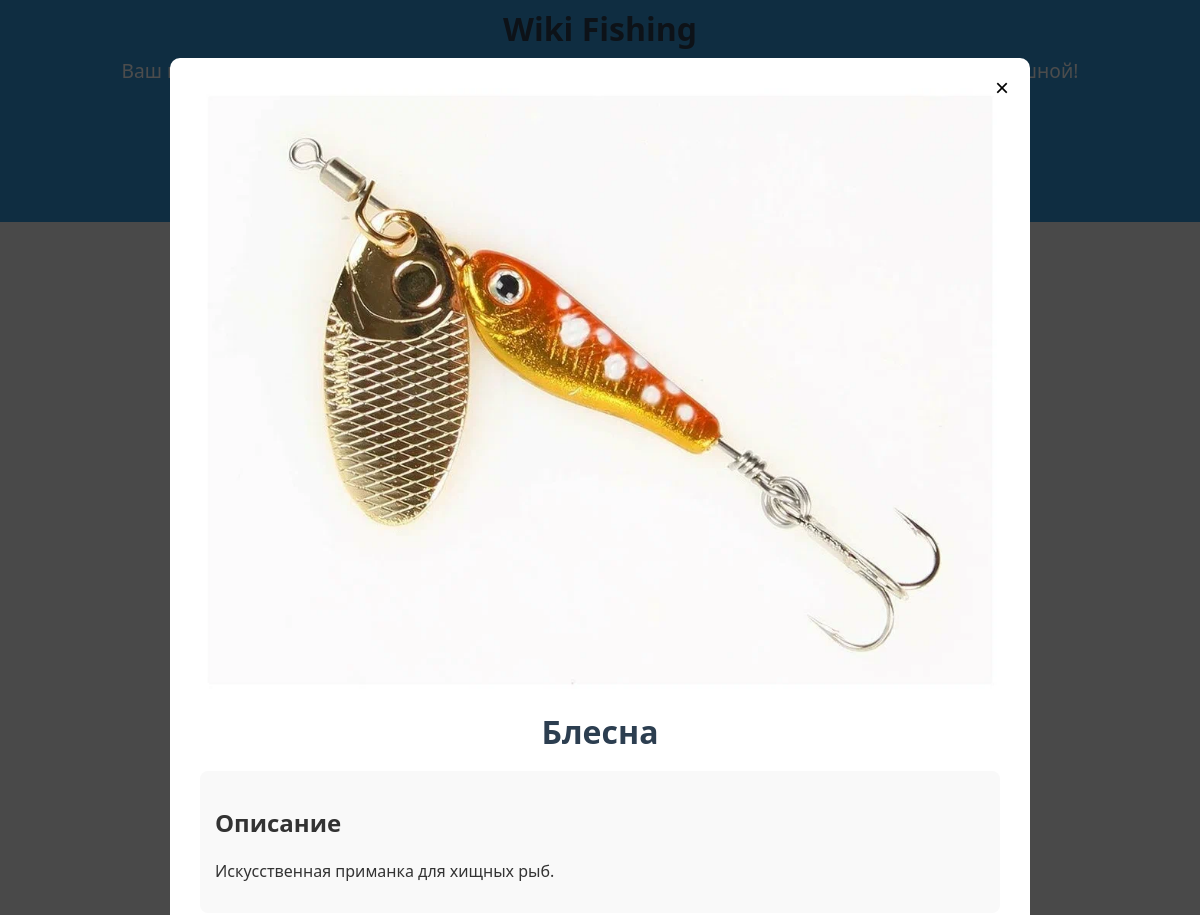
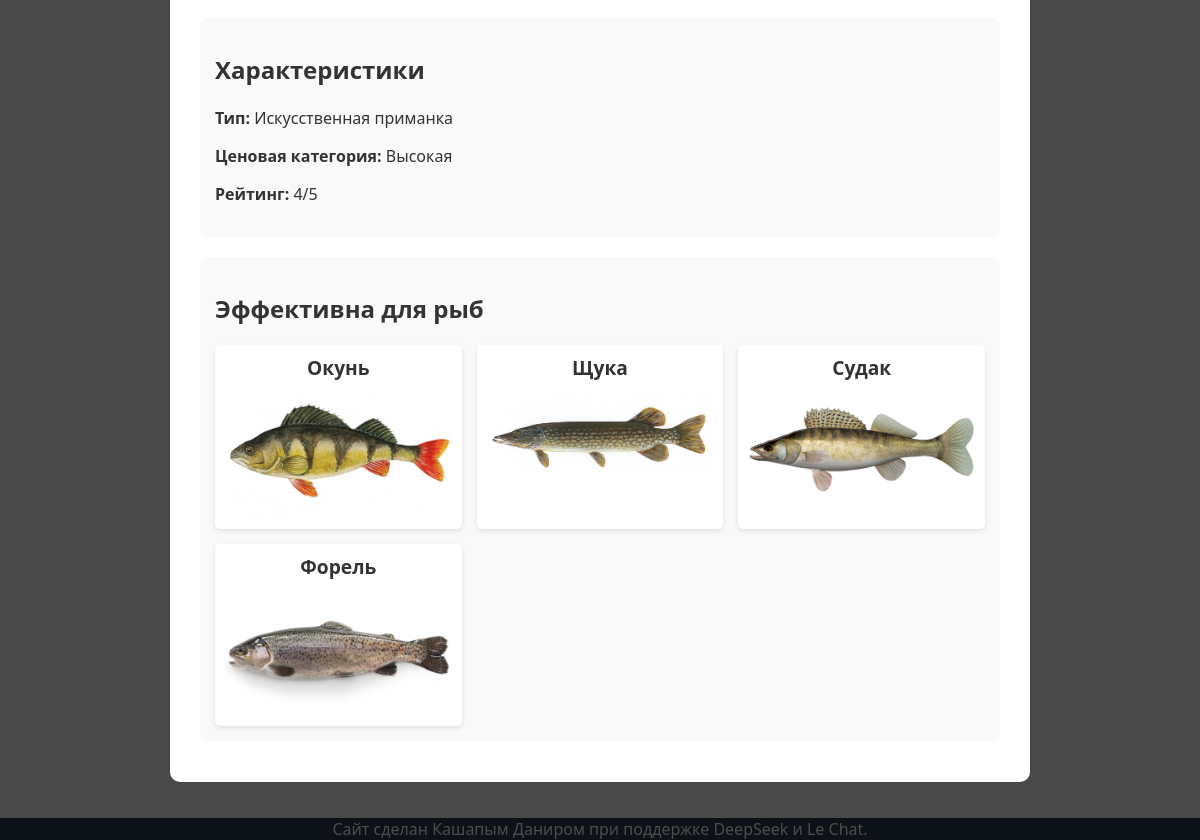
The page /baits/124/ on the database its author committed (2 pictures, top to bottom).
### fish_app/models.py (models this page shows, shortened)
class Bait(models.Model):
    BAIT_TYPE_CHOICES = [
        ('bait', 'Наживка'),
        ('feed', 'Прикормка'),
        ('lure', 'Искусственная приманка'),
    ]
    PRICE_CATEGORY_CHOICES = [
        ('low', 'Низкая'),
        ('medium', 'Средняя'),
        ('high', 'Высокая'),
    ]
    TARGET_FISH_CHOICES = [
        ('universal', 'Универсальная'),
        ('predator', 'Для хищников'),
        ('peaceful', 'Для мирных рыб'),
    ]
    name = models.CharField(max_length=50, verbose_name="Название")
    type = models.CharField(
        max_length=10,
        choices=BAIT_TYPE_CHOICES,
        verbose_name="Тип приманки",
    )
    description = models.TextField(verbose_name="Описание", blank=True)
    image = models.ImageField(
        upload_to='baits/',
        verbose_name="Изображение",
        blank=True,
        null=True
    )
    target_fish = models.CharField(
        max_length=10,
        choices=TARGET_FISH_CHOICES,
        verbose_name="Целевая рыба",
        default='universal',
    )
    price_category = models.CharField(
        max_length=10,
        choices=PRICE_CATEGORY_CHOICES,
        verbose_name="Категория цены",
        default='medium',
    )
    rating = models.PositiveSmallIntegerField(
        verbose_name="Рейтинг (1-5)",
        null=True,
        blank=True,
        validators=[MinValueValidator(1), MaxValueValidator(5)],
    )
    class Meta:
        verbose_name = "Приманка"
        verbose_name_plural = "Приманки"
        ordering = ['type', 'name']

class FishBaitRelation(models.Model):
    fish = models.ForeignKey(
        Fish,
        on_delete=models.CASCADE,
        related_name='baits'  # Это важно!
    )
    bait = models.ForeignKey(
        'Bait',
        on_delete=models.CASCADE,
        verbose_name="Приманка"
    )
    efficiency = models.PositiveSmallIntegerField(
        verbose_name="Эффективность (1-5)",
        validators=[MinValueValidator(1), MaxValueValidator(5)],
        help_text="Оценка от 1 (минимальная) до 5 (максимальная)"
    )
    notes = models.TextField(
        verbose_name="Заметки",
        blank=True,
        help_text="Дополнительные советы"
    )
    class Meta:
        verbose_name = "Связь рыба-приманка"
        verbose_name_plural = "Связи рыба-приманка"
        unique_together = ('fish', 'bait')
        ordering = ['-efficiency']

class Fish(models.Model):
    FISH_TYPE_CHOICES = [
        ('predator', 'Хищник'),
        ('peaceful', 'Мирная'),
        ('omnivore', 'Всеядная'),
    ]
    WATER_TYPE_CHOICES = [
        ('fresh', 'Пресная'),
        ('salt', 'Солёная'),
        ('brackish', 'Солоноватая'),
    ]
    SEASON_ACTIVITY_CHOICES = [
        ('winter', 'Зима'),
        ('spring', 'Весна'),
        ('summer', 'Лето'),
        ('autumn', 'Осень'),
        ('all_season', 'Круглый год'),
    ]
    BEST_CATCH_TIME_CHOICES = [
        ('morning', 'Утро'),
        ('afternoon', 'День'),
        ('evening', 'Вечер'),
        ('night', 'Ночь'),
        ('all_day', 'Круглые сутки'),
    ]
    name = models.CharField(max_length=50, verbose_name="Название рыбы")
    scientific_name = models.CharField(max_length=100, verbose_name="Научное название", blank=True)
    type = models.CharField(
        max_length=10,
        choices=FISH_TYPE_CHOICES,
        verbose_name="Тип питания"
    )
    description = models.TextField(verbose_name="Описание", blank=True)
    image = models.ImageField(
        upload_to='fish/',
        verbose_name="Изображение",
        blank=True,
        null=True
    )
    habitat = models.CharField(
        max_length=20,
        choices=WATER_TYPE_CHOICES,
        verbose_name="Тип воды",
        default='fresh',
        blank=True
    )
    area = models.CharField(max_length=100, verbose_name="Ареал обитания", blank=True)
    season_activity = models.CharField(
        max_length=10,
        choices=SEASON_ACTIVITY_CHOICES,
        verbose_name="Сезон активности",
        blank=True
    )
    best_catch_time = models.CharField(
        max_length=100,
        verbose_name="Лучшее время для ловли",
        choices=BEST_CATCH_TIME_CHOICES,
        help_text="Например: утро, день, вечер, ночь",
        blank=True
    )
    optimal_temperature = models.IntegerField(
        verbose_name="Оптимальная температура воды (°C)",
        null=True,
        blank=True
    )
    temperature_range = models.CharField(
        max_length=50,
        verbose_name="Диапазон температур активности (°C)",
        help_text="Например: 15-22",
        blank=True
    )
    is_red_book = models.BooleanField(verbose_name="В Красной книге", default=False)
    avg_weight = models.FloatField(verbose_name="Средний вес (кг)", null=True, blank=True)
    max_weight = models.FloatField(verbose_name="Максимальный вес (кг)", null=True, blank=True)
    avg_length = models.FloatField(verbose_name="Средняя длина (см)", null=True, blank=True)
    class Meta:
        verbose_name = "Рыба"
        verbose_name_plural = "Рыбы"
        ordering = ['name']  # Сортировка по названию по умолчанию

### fish_app/views.py (the view)
# urls.py: path('baits/<int:bait_id>/', views.bait_detail, name='bait_detail'),
def bait_detail(request, bait_id):
    bait = get_object_or_404(Bait, pk=bait_id)
    relations = FishBaitRelation.objects.filter(bait=bait).select_related('fish')
    return render(request, 'bait_detail.html', {
        'bait': bait,
        'relations': relations  # Передаем связи вместо рыб
    })

### templates/bait_detail.html
{% extends 'base.html' %}
{% load static %}
{% block content %}
<div class="modal-overlay">
    <div class="modal-content">
        <button class="close-modal">&times;</button>
        <div class="bait-detail">
            <div class="detail-image-container">
                <img src="{% if bait.image %}{{ bait.image.url }}{% else %}{% static 'images/default-bait.png' %}{% endif %}"
                alt="{{ bait.name }}">
            </div>
            <h1>{{ bait.name }}</h1>
            <div class="detail-section">
                <h2>Описание</h2>
                <p>{{ bait.description }}</p>
            </div>
            <div class="detail-section">
                <h2>Характеристики</h2>
                <p><strong>Тип:</strong> {{ bait.get_type_display }}</p>
                <p><strong>Ценовая категория:</strong> {{ bait.get_price_category_display }}</p>
                <p><strong>Рейтинг:</strong> {{ bait.rating }}/5</p>
            </div>
            <div class="detail-section">
                <h2>Эффективна для рыб</h2>
                <div class="fishes-list">
                    {% for relation in relations %}
                    <div class="fish-item">
                        <h3>{{ relation.fish.name }}</h3>
                        <img src="{% if relation.fish.image %}{{ relation.fish.image.url }}{% else %}{% static 'images/default-fish.png' %}{% endif %}"
                        alt="{{ relation.fish.name }}">
                    </div>
                    {% empty %}
                    <p>Нет данных о рыбах для этой приманки</p>
                    {% endfor %}
                </div>
            </div>
        </div>
    </div>
</div>
{% endblock %}

### static/css/styles.css (style rules this page uses)
body { font-family: 'Segoe UI', Tahoma, Geneva, Verdana, sans-serif; margin: 0; padding: 0; background-color: #f5f5f5; color: #333; line-height: 1.4; }
h1, .page-title { text-align: center; margin-bottom: 10px; color: #2c3e50; line-height: 1.2; }
.card-image-container, .fish-card-image-container, .bait-card-image-container, .detail-image-container { width: 100%; overflow: hidden; display: flex; align-items: center; justify-content: center; height: auto; }
.detail-image-container { height: auto; }
.card-image, .fish-card img, .bait-card img, .detail-image-container img { width: 100%; height: auto; object-fit: cover; }
.modal-overlay { position: fixed; top: 0; left: 0; right: 0; bottom: 0; background: rgba(0, 0, 0, 0.7); display: flex; justify-content: center; align-items: center; z-index: 1000; }
.modal-content { height: auto; background: white; padding: 30px; border-radius: 10px; max-width: 800px; width: 90%; max-height: 90vh; overflow-y: auto; position: relative; line-height: 1.4; }
.close-modal { position: absolute; top: 15px; right: 15px; font-size: 24px; background: none; border: none; cursor: pointer; }
.detail-section { margin: 20px 0; padding: 15px; background: #f9f9f9; border-radius: 8px; line-height: 1.4; }
.baits-list, .fishes-list { display: grid; grid-template-columns: repeat(auto-fill, minmax(200px, 1fr)); gap: 15px; }
.bait-item, .fish-item { display: flex; flex-direction: column; align-items: center; padding: 10px; background: white; border-radius: 5px; box-shadow: 0 2px 5px rgba(0, 0, 0, 0.1); line-height: 1.4; text-align: center; }
.bait-item h3, .fish-item h3 { margin: 0 0 10px; font-size: 1.2em; }
.bait-item img, .fish-item img { max-width: 100%; height: auto; border-radius: 5%; object-fit: contain; }

### rows shown on the page
Bait: name "Блесна", description "Искусственная приманка для хищных рыб.", type "Искусственная приманка", price_category "Высокая", rating "4"
FishBaitRelation: fish.name "Окунь", shows a picture
FishBaitRelation: fish.name "Щука", shows a picture
FishBaitRelation: fish.name "Судак", shows a picture
FishBaitRelation: fish.name "Форель", shows a picture
